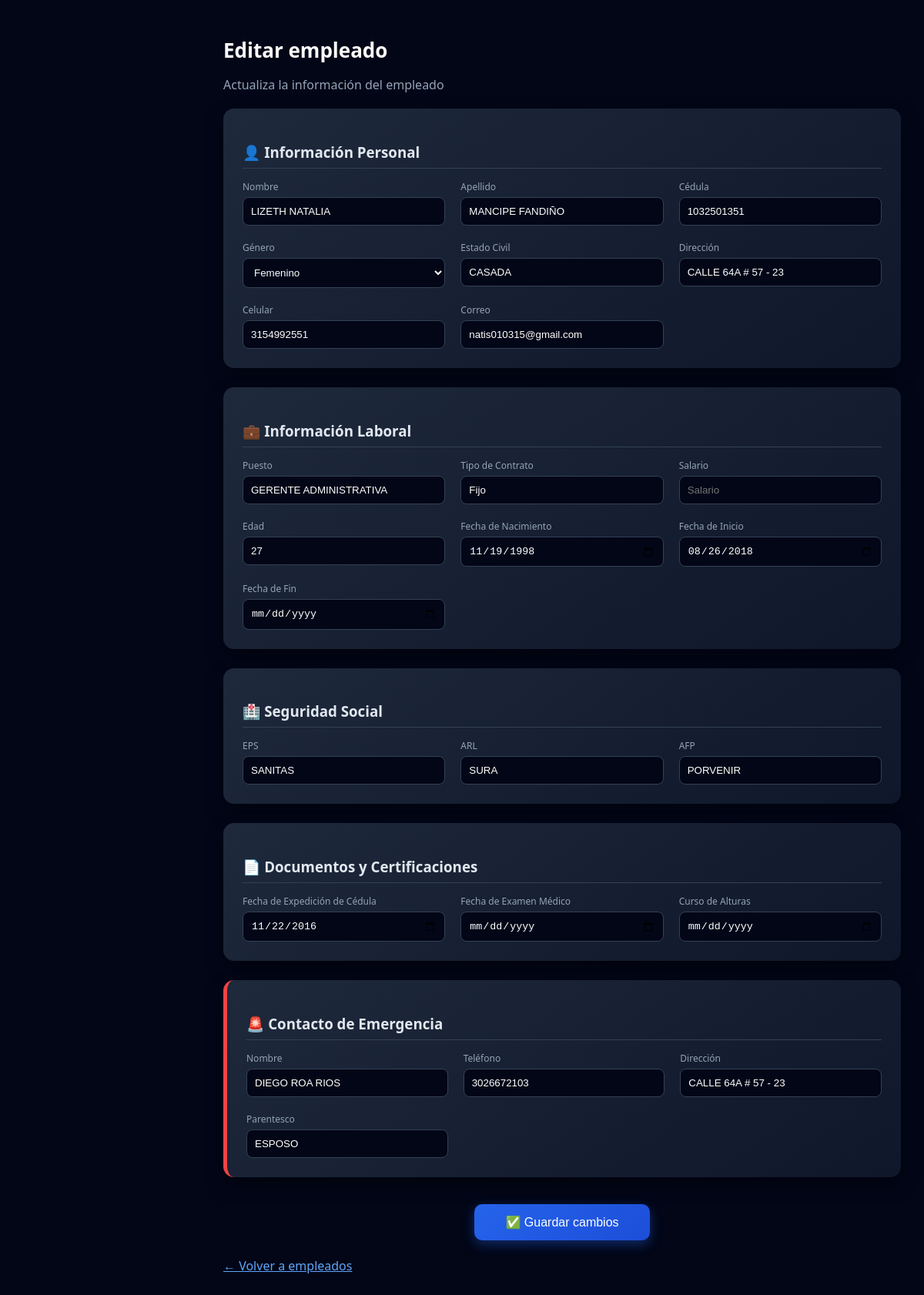
Screenshot of /editar_empleado/1 with the database file from the repository.
### tables this page shows
CREATE TABLE empleados(
        id INTEGER PRIMARY KEY AUTOINCREMENT,
        nombre TEXT,
        apellido TEXT,
        edad INTEGER,
        fecha_nacimiento TEXT,
        puesto TEXT,
        salario REAL,
        fecha_inicio TEXT,
        fecha_fin TEXT,
        eps TEXT,
        arl TEXT,
        celular TEXT,
        correo TEXT,
        estado_contrato TEXT
    , cedula TEXT, fecha_expedicion TEXT, genero TEXT, tipo_contrato TEXT, afp TEXT, fecha_examen_medico TEXT, fecha_curso_alturas TEXT, estado_civil TEXT, direccion TEXT, emergencia_nombre TEXT, emergencia_telefono TEXT, emergencia_direccion TEXT, emergencia_parentesco TEXT);

### app.py (the view, shortened to what this page needs)
@app.route("/editar_empleado/<int:id>", methods=["GET","POST"])
def editar_empleado(id):
    conn = sqlite3.connect(DB)
    conn.row_factory = sqlite3.Row
    cursor = conn.cursor()
    cursor.execute("SELECT * FROM empleados WHERE id=?", (id,))
    empleado = cursor.fetchone()
    conn.close()
    return render_template("editar_empleado.html",empleado=empleado)

### templates/editar_empleado.html (shortened to what this page needs)
<!DOCTYPE html>
<html>
<head>
<link rel="stylesheet" href="{{ url_for('static', filename='style.css') }}">
</head>
<body class="app-body">
<div class="container">
<h1>Editar empleado</h1>
<p class="subtitulo">Actualiza la información del empleado</p>
<form method="POST" class="form-secciones">
<div class="card-form">
<h3>👤 Información Personal</h3>
<div class="grid-2">
<div class="campo">
<label>Nombre</label>
<input type="text" name="nombre" value="{{ empleado['nombre'] or '' }}" placeholder="Nombre" required>
</div>
<div class="campo">
<label>Apellido</label>
<input type="text" name="apellido" value="{{ empleado['apellido'] or '' }}" placeholder="Apellido" required>
</div>
<div class="campo">
<label>Cédula</label>
<input type="text" name="cedula" value="{{ empleado['cedula'] or '' }}" placeholder="Cédula" required>
</div>
<div class="campo">
<label>Género</label>
<select name="genero" required>
<option value="Femenino" {% if empleado['genero']=="Femenino" %}selected{% endif %}>Femenino</option>
</select>
</div>
<div class="campo">
<label>Estado Civil</label>
<input type="text" name="estado_civil" value="{{ empleado['estado_civil'] or '' }}" placeholder="Estado civil">
</div>
<div class="campo">
<label>Dirección</label>
<input type="text" name="direccion" value="{{ empleado['direccion'] or '' }}" placeholder="Dirección">
</div>
<div class="campo">
<label>Celular</label>
<input type="text" name="celular" value="{{ empleado['celular'] or '' }}" placeholder="Celular" required>
</div>
<div class="campo">
<label>Correo</label>
<input type="email" name="correo" value="{{ empleado['correo'] or '' }}" placeholder="Correo" required>
</div>
</div>
</div>
<div class="card-form">
<h3>💼 Información Laboral</h3>
<div class="grid-2">
<div class="campo">
<label>Puesto</label>
<input type="text" name="puesto" value="{{ empleado['puesto'] or '' }}" placeholder="Puesto" required>
</div>
<div class="campo">
<label>Tipo de Contrato</label>
<input type="text" name="tipo_contrato" value="{{ empleado['tipo_contrato'] or '' }}" placeholder="Tipo contrato">
</div>
<div class="campo">
<label>Salario</label>
<input type="number" name="salario" value="{{ empleado['salario'] or '' }}" placeholder="Salario" step="0.01">
</div>
<div class="campo">
<label>Edad</label>
<input type="number" name="edad" value="{{ empleado['edad'] or '' }}" placeholder="Edad">
</div>
<div class="campo">
<label>Fecha de Nacimiento</label>
<input type="date" name="fecha_nacimiento" value="{{ empleado['fecha_nacimiento'] or '' }}">
</div>
<div class="campo">
<label>Fecha de Inicio</label>
<input type="date" name="fecha_inicio" value="{{ empleado['fecha_inicio'] or '' }}">
</div>
<div class="campo">
<label>Fecha de Fin</label>
<input type="date" name="fecha_fin" value="{{ empleado['fecha_fin'] or '' }}">
</div>
</div>
</div>
<div class="card-form">
<h3>🏥 Seguridad Social</h3>
<div class="grid-2">
<div class="campo">
<label>EPS</label>
<input type="text" name="eps" value="{{ empleado['eps'] or '' }}" placeholder="EPS">
</div>
<div class="campo">
<label>ARL</label>
<input type="text" name="arl" value="{{ empleado['arl'] or '' }}" placeholder="ARL">
</div>
<div class="campo">
<label>AFP</label>
<input type="text" name="afp" value="{{ empleado['afp'] or '' }}" placeholder="AFP">
</div>
</div>
</div>
<div class="card-form">
<h3>📄 Documentos y Certificaciones</h3>
<div class="grid-2">
<div class="campo">
<label>Fecha de Expedición de Cédula</label>
<input type="date" name="fecha_expedicion" value="{{ empleado['fecha_expedicion'] or '' }}">
</div>
<div class="campo">
<label>Fecha de Examen Médico</label>
<input type="date" name="fecha_examen_medico" value="{{ empleado['fecha_examen_medico'] or '' }}">
</div>
<div class="campo">
<label>Curso de Alturas</label>
<input type="date" name="fecha_curso_alturas" value="{{ empleado['fecha_curso_alturas'] or '' }}">
</div>
</div>
</div>
<div class="card-form emergencia">
<h3>🚨 Contacto de Emergencia</h3>
<div class="grid-2">
<div class="campo">
<label>Nombre</label>
<input type="text" name="emergencia_nombre" value="{{ empleado['emergencia_nombre'] or '' }}" placeholder="Nombre">
</div>
<div class="campo">
<label>Teléfono</label>
<input type="text" name="emergencia_telefono" value="{{ empleado['emergencia_telefono'] or '' }}" placeholder="Teléfono">
</div>
<div class="campo">
<label>Dirección</label>
<input type="text" name="emergencia_direccion" value="{{ empleado['emergencia_direccion'] or '' }}" placeholder="Dirección">
</div>
<div class="campo">
<label>Parentesco</label>
<input type="text" name="emergencia_parentesco" value="{{ empleado['emergencia_parentesco'] or '' }}" placeholder="Parentesco">
</div>
</div>
</div>
<div class="guardar">
<button type="submit" class="btn-guardar">✅ Guardar cambios</button>
</div>
</form>
<br>
<a href="/empleados">← Volver a empleados</a>
</div>
</body>
</html>

### static/style.css (style rules this page uses)
body { margin:0; font-family:'Segoe UI', sans-serif; background:#020617; color:white; }
h1 { margin-bottom:5px; }
.subtitulo { color:#94a3b8; margin-bottom:20px; }
form { display:flex; flex-direction:column; }
.container { margin-left:260px; padding:30px; }
.app-body { background:#020617; }
.form-secciones { display:flex; flex-direction:column; gap:25px; }
.card-form { background:linear-gradient(145deg,#1e293b,#0f172a); padding:25px; border-radius:14px; box-shadow:0 10px 25px rgba(0,0,0,0.4); transition:0.3s; }
.card-form h3 { margin-bottom:15px; border-bottom:1px solid #334155; padding-bottom:8px; color:#e2e8f0; }
.grid-2 { display:grid; grid-template-columns:repeat(auto-fit,minmax(200px,1fr)); gap:20px; }
.campo { display:flex; flex-direction:column; gap:5px; }
.campo label { font-size:12px; color:#94a3b8; }
.campo input, .campo select { background:#020617; border:1px solid #334155; padding:10px; border-radius:8px; color:white; transition:0.2s; }
.guardar { text-align:center; margin-top:10px; }
.btn-guardar { background:linear-gradient(135deg,#2563eb,#1d4ed8); padding:14px 40px; border:none; border-radius:10px; color:white; font-size:16px; cursor:pointer; transition:0.3s; box-shadow:0 5px 15px rgba(37,99,235,0.4); }
.emergencia { border-left:5px solid #ef4444; }
h1 { font-size:26px; margin-bottom:10px; }
a { color:#60a5fa; }
input[type="date"] { color-scheme: dark; }
input[type="date"] { background:#020617; color:white; position:relative; }
.campo input[type="date"] { appearance: auto !important; -webkit-appearance: auto !important; background-color:#020617; color:white; color-scheme: dark; }

### rows the page displays
empleados: nombre "LIZETH NATALIA", apellido "MANCIPE FANDIÑO", cedula "1032501351", genero "Femenino", estado_civil "CASADA", direccion "CALLE 64A # 57 - 23", celular "3154992551", correo "natis010315@gmail.com", puesto "GERENTE ADMINISTRATIVA", tipo_contrato "Fijo", edad "27", fecha_nacimiento "11/19/1998", fecha_inicio "08/26/2018", eps "SANITAS", arl "SURA", afp "PORVENIR", fecha_expedicion "11/22/2016", emergencia_nombre "DIEGO ROA RIOS", emergencia_telefono "3026672103", emergencia_direccion "CALLE 64A # 57 - 23", emergencia_parentesco "ESPOSO"
